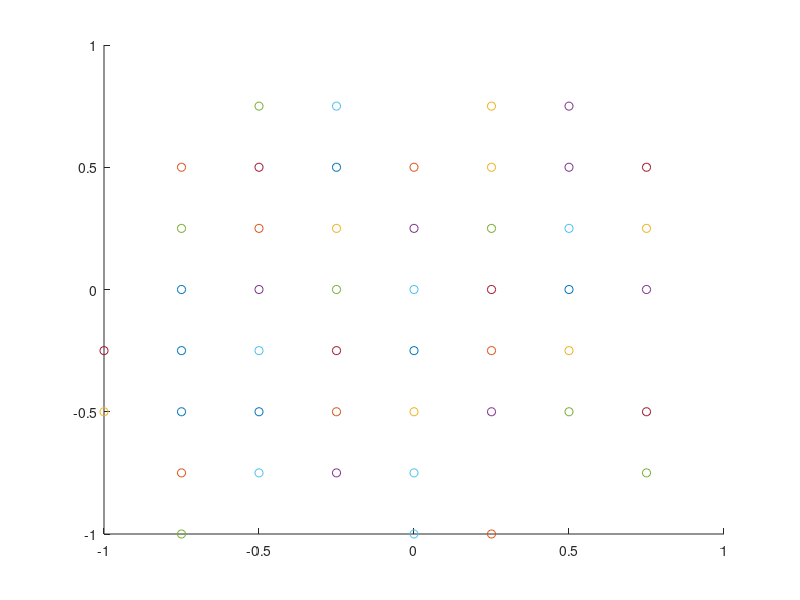

This figure's MATLAB source:



% x = [-1 -0.75 -0.5 -0.25 0 0.25 0.5 0.75 -1 -0.75 -0.5 -0.25 0 0.25 0.5 0.75 -1 ...
% -0.75 -0.5 -0.25 0 0.25 0.5 0.75 -1 -0.75 -0.5 -0.25 0 0.25 0.5 0.75 -1 -0.75 ...
% -0.5 -0.25 0 0.25 0.5 0.75 -1 -0.75 -0.5 -0.25 0 0.25 0.5 0.75 -1 -0.75 -0.5 ...
% -0.25 0 0.25 0.5 0.75 -1 -0.75 -0.5 -0.25 0 0.25 0.5 0.75];
% 
% y = [-1 -1 -1 -1 -1 -1 -1 -1 -0.75 -0.75 -0.75 -0.75 -0.75 -0.75 -0.75 -0.75 -0.5... 
% -0.5 -0.5 -0.5 -0.5 -0.5 -0.5 -0.5 -0.25 -0.25 -0.25 -0.25 -0.25 -0.25 -0.25 ...
% -0.25 0 0 0 0 0 0 0 0 0.25 0.25 0.25 0.25 0.25 0.25 0.25 0.25 0.5 0.5 0.5 0.5 ...
% 0.5 0.5 0.5 0.5 0.75 0.75 0.75 0.75 0.75 0.75 0.75 0.75];


% x = [-0.5 -0.5 -0.5 -0.5 -0.5 -0.5 -0.5 -0.5 -0.375 -0.375 -0.375 -0.375 -0.375 ...
% -0.375 -0.375 -0.375 -0.25 -0.25 -0.25 -0.25 -0.25 -0.25 -0.25 -0.25 -0.125 ...
% -0.125 -0.125 -0.125 -0.125 -0.125 -0.125 -0.125 0 0 0 0 0 0 0 0 0.125 0.125 ...
% 0.125 0.125 0.125 0.125 0.125 0.125 0.25 0.25 0.25 0.25 0.25 0.25 0.25 0.25 ...
% 0.375 0.375 0.375 0.375 0.375 0.375 0.375 0.375];
% 
% y = [-0.5 -0.375 -0.25 -0.125 0 0.125 0.25 0.375 -0.5 -0.375 -0.25 -0.125 0 0.125 ...
% 0.25 0.375 -0.5 -0.375 -0.25 -0.125 0 0.125 0.25 0.375 -0.5 -0.375 -0.25 ...
% -0.125 0 0.125 0.25 0.375 -0.5 -0.375 -0.25 -0.125 0 0.125 0.25 0.375 -0.5 ...
% -0.375 -0.25 -0.125 0 0.125 0.25 0.375 -0.5 -0.375 -0.25 -0.125 0 0.125 0.25 ...
% 0.375 -0.5 -0.375 -0.25 -0.125 0 0.125 0.25 0.375];


% x = [-0.25 -0.25 -0.25 -0.25 -0.125 -0.125 -0.125 -0.125 0 0 0 0 0.125 0.125 0.125 ...
% 0.125 0.125 -0.5 -0.5 -0.625 -0.25 -0.25 0.125 -0.375 0.25 0.375 -0.25 -0.875 ...
% 0.75 0.125 0.125 0.5 -0.375 0.25 0.75 -0.25 0.25 0.625 0.5 0 -0.375 0.75 ...
% 0.625 0 -0.625 0.5 0.375 -0.25 0.625 0.625 0.25 0.125 0.25 -0.875 -0.125 ...
% -0.125 -0.75 0 -0.75 0 0 0 0 0];
% 
% y = [-0.25 -0.125 0 0.125 -0.25 -0.125 0 0.125 -0.25 -0.125 0 0.125 -0.25 -0.125 0 ...
% 0.125 0.625 0.125 0.5 0 0.875 0.25 0.375 -0.25 -0.25 0.625 -0.875 0.125 0.125 ...
% 0.5 0.75 0.375 -0.375 0.125 -0.375 0.375 0 -0.25 0.125 0.625 0.75 -0.25 0.25 ...
% 0.5 -0.75 0.5 0.25 0.625 0.75 0.375 0.625 -0.75 0.25 -0.375 -0.875 -0.375 ...
% -0.375 0.75 -0.625 -0.5 -0.875 0.375 -0.375 0.875];



% x = [-0.5 -0.5 -0.5 -0.5 -0.375 -0.375 -0.375 -0.375 -0.25 -0.25 -0.25 -0.25 ...
% -0.125 -0.125 -0.125 -0.125 0 0 0 0 0.125 0.125 0.125 0.125 0.25 0.25 0.25 ...
% 0.25 0.375 0.375 0.375 0.375 0.125 -0.5 -0.625 0.375 -0.25 -0.875 0.75 0.125 ...
% 0.5 0.75 0.625 0.5 0 -0.375 0.75 0.625 0 -0.625 0.5 -0.25 0.625 0.25 0.125 ...
% -0.75 0 0.25 0.375 -0.625 -0.875 0.625 -1 0];
% 
% y = [-0.5 -0.25 0 0.25 -0.5 -0.25 0 0.25 -0.5 -0.25 0 0.25 -0.5 -0.25 0 0.25 -0.5 ...
% -0.25 0 0.25 -0.5 -0.25 0 0.25 -0.5 -0.25 0 0.25 -0.5 -0.25 0 0.25 0.5 0.5 0 ...
% 0.75 -0.75 0.25 0.25 0.75 0.5 -0.5 -0.25 0 0.75 0.75 -0.25 0.25 0.5 -0.75 ...
% -0.75 0.5 0.75 0.5 -0.75 -0.5 -0.75 0.75 -0.75 0.25 -0.25 0.5 0 -1];


x = [-0.375 -0.375 -0.375 -0.375 -0.375 -0.375 -0.25 -0.25 -0.25 -0.25 -0.25 -0.25 ...
-0.125 -0.125 -0.125 -0.125 -0.125 -0.125 0 0 0 0 0 0 0.125 0.125 0.125 0.125 ...
0.125 0.125 0.25 0.25 0.25 0.25 0.25 0.25 0.125 -0.5 -0.5 -0.625 -0.25 0.125 ...
0.375 -0.25 -0.875 0.75 0.125 0.125 0.5 0.75 -0.25 0.625 0.5 0 -0.375 0.75 ...
0.625 0 -0.625 0.5 0.375 -0.25 0.625 0.625];

y = [-0.375 -0.25 -0.125 0 0.125 0.25 -0.375 -0.25 -0.125 0 0.125 0.25 -0.375 ...
-0.25 -0.125 0 0.125 0.25 -0.375 -0.25 -0.125 0 0.125 0.25 -0.375 -0.25 ...
-0.125 0 0.125 0.25 -0.375 -0.25 -0.125 0 0.125 0.25 0.625 0.125 0.5 0 0.875 ...
0.375 0.625 -0.875 0.125 0.125 0.5 0.75 0.375 -0.375 0.375 -0.25 0.125 0.625 ...
0.75 -0.25 0.25 0.5 -0.75 0.5 0.25 0.625 0.75 0.375];

% 
% 
% x = [-0.5 -0.5 -0.5 -0.5 -0.5 -0.5 -0.5 -0.5 -0.4375 -0.4375 -0.4375 -0.4375 ...
% -0.4375 -0.4375 -0.4375 -0.4375 -0.375 -0.375 -0.375 -0.375 -0.375 -0.375 ...
% -0.375 -0.375 -0.3125 -0.3125 -0.3125 -0.3125 -0.3125 -0.3125 -0.3125 -0.3125 ... 
% -0.25 -0.25 -0.25 -0.25 -0.25 -0.25 -0.25 -0.25 -0.1875 -0.1875 -0.1875 ...
% -0.1875 -0.1875 -0.1875 -0.1875 -0.1875 -0.125 -0.125 -0.125 -0.125 -0.125 ...
% -0.125 -0.125 -0.125 -0.0625 -0.0625 -0.0625 -0.0625 -0.0625 -0.0625 -0.0625 ...
% -0.0625 0 0 0 0 0 0 0 0 0.0625 0.0625 0.0625 0.0625 0.0625 0.0625 0.0625 ...
% 0.0625 0.125 0.125 0.125 0.125 0.125 0.125 0.125 0.125 0.1875 0.1875 0.1875 ...
% 0.1875 0.1875 0.1875 0.1875 0.1875 0.25 0.25 0.25 0.25 0.25 0.25 0.25 0.25 ...
% 0.3125 0.3125 0.3125 0.3125 0.3125 0.3125 0.3125 0.3125 0.375 0.375 0.375 ...
% 0.375 0.375 0.375 0.375 0.375 0.4375 0.4375 0.4375 0.4375 0.4375 0.4375 ...
% 0.4375 0.4375 0.5 0.5 0.5 0.5 0.5 0.5 0.5 0.5 -1 0.0625 -0.5 -0.625 -0.1875 ... 
% 0.4375 -0.25 -0.9375 0.75 0.0625 0.125 0.6875 0.6875 -0.375 0.8125 0.625 ...
% -0.0625 -0.5625 0.5 0.5 -0.25 0.625 0.625 0.25 0.875 0.1875 -0.875 -0.1875 ...
% 0.125 -0.75 0.0625 -0.75 -0.75 0 0.9375 0.3125 0 0.375 -0.5625 -0.8125 0.8125 ...
% 0.5625 0.625 -0.75 -1 0 0.125 -0.4375 0.0625 -0.625 0.375 0.6875 -1 -0.25 ...
% 0.4375 0.875 -0.625 -0.625 -0.5 0.3125 -0.0625 0.8125 -0.75 -0.25 0.125 ...
% -0.6875 -0.1875 0.6875 -0.875 0.5625 0.5625 -0.375 -0.375 -0.0625 -0.125 ...
% 0.4375 -0.6875 -0.3125 0.8125 -0.9375 -0.875 -0.5625 0.375 0.25 0.9375 0.5 ...
% 0.8125 0.75 0.375 -0.375 0.9375 -0.5625 -0.625 -0.125 -0.9375 0.6875 -0.375 ...
% -0.1875 -0.75 -1 0.75 0.5 0.875 -1 0.75 -0.9375 -0.875 0.3125 0.75 0.8125 ...
% -0.5625 -0.8125 0.3125 -0.5 0.8125 0.1875 -0.8125 -0.8125 0.0625 0.125 ...
% ];
% 
% y = [-0.5 -0.375 -0.25 -0.125 0 0.125 0.25 0.375 -0.5 -0.375 -0.25 -0.125 0 0.125 ...
% 0.25 0.375 -0.5 -0.375 -0.25 -0.125 0 0.125 0.25 0.375 -0.5 -0.375 -0.25 ...
% -0.125 0 0.125 0.25 0.375 -0.5 -0.375 -0.25 -0.125 0 0.125 0.25 0.375 -0.5 ...
% -0.375 -0.25 -0.125 0 0.125 0.25 0.375 -0.5 -0.375 -0.25 -0.125 0 0.125 0.25 ...
% 0.375 -0.5 -0.375 -0.25 -0.125 0 0.125 0.25 0.375 -0.5 -0.375 -0.25 -0.125 0 ...
% 0.125 0.25 0.375 -0.5 -0.375 -0.25 -0.125 0 0.125 0.25 0.375 -0.5 -0.375 ...
% -0.25 -0.125 0 0.125 0.25 0.375 -0.5 -0.375 -0.25 -0.125 0 0.125 0.25 0.375 ...
% -0.5 -0.375 -0.25 -0.125 0 0.125 0.25 0.375 -0.5 -0.375 -0.25 -0.125 0 0.125 ...
% 0.25 0.375 -0.5 -0.375 -0.25 -0.125 0 0.125 0.25 0.375 -0.5 -0.375 -0.25 ...
% -0.125 0 0.125 0.25 0.375 -0.5 -0.375 -0.25 -0.125 0 0.125 0.25 0.375 -0.75 ...
% 0.625 0.5 0 0.875 0.625 -0.875 0.125 0.125 0.5 0.75 -0.375 -0.25 0.75 -0.25 ...
% 0.25 0.5 -0.75 -0.875 0.5 0.625 0.75 0.375 0.625 0.5 -0.75 -0.375 -0.875 ...
% -0.75 -0.375 0.75 -0.625 -0.75 -0.875 0.25 0.625 0.875 -0.75 0.25 -0.25 ...
% -0.625 0 0.625 0.75 0 -1 -0.875 -0.875 -0.625 0.375 0.5 0 -0.125 -0.75 -1 ...
% -0.25 0.75 0.625 -1 -1 -1 -0.5 0.5 -1 0.625 0.375 -0.75 -0.875 0 -0.5 0.25 ...
% -0.625 0.5 -0.875 -0.625 -0.625 0.875 0.5 -0.875 -0.375 0.125 -0.625 -0.625 ...
% 0.5 -0.25 0.75 -0.125 0.375 0.875 -1 0 0.75 -0.5 0.625 0.375 0.625 -0.875 ...
% 0.625 0.25 0.625 0.875 -0.625 -0.125 0.125 -0.25 -0.75 -0.25 0.75 0 0.375 ...
% 0.125 0.25 -0.875 -0.625 0.5 -0.625 0.5 0.625 -0.875 0.875];
% 


x = [-0.5 -0.5 -0.5 -0.5 -0.5 -0.5 -0.5 -0.5 -0.4375 -0.4375 -0.4375 -0.4375 ...
-0.4375 -0.4375 -0.4375 -0.4375 -0.375 -0.375 -0.375 -0.375 -0.375 -0.375 ...
-0.375 -0.375 -0.3125 -0.3125 -0.3125 -0.3125 -0.3125 -0.3125 -0.3125 -0.3125 ...
-0.25 -0.25 -0.25 -0.25 -0.25 -0.25 -0.25 -0.25 -0.1875 -0.1875 -0.1875 ...
-0.1875 -0.1875 -0.1875 -0.1875 -0.1875 -0.125 -0.125 -0.125 -0.125 -0.125 ...
-0.125 -0.125 -0.125 -0.0625 -0.0625 -0.0625 -0.0625 -0.0625 -0.0625 -0.0625 ...
-0.0625 0 0 0 0 0 0 0 0 0.0625 0.0625 0.0625 0.0625 0.0625 0.0625 0.0625 ...
0.0625 0.125 0.125 0.125 0.125 0.125 0.125 0.125 0.125 0.1875 0.1875 0.1875 ...
0.1875 0.1875 0.1875 0.1875 0.1875 0.25 0.25 0.25 0.25 0.25 0.25 0.25 0.25 ...
0.3125 0.3125 0.3125 0.3125 0.3125 0.3125 0.3125 0.3125 0.375 0.375 0.375 ...
0.375 0.375 0.375 0.375 0.375 0.4375 0.4375 0.4375 0.4375 0.4375 0.4375 ...
0.4375 0.4375 0.5 0.5 0.5 0.5 0.5 0.5 0.5 0.5 -1 0.0625 -0.5 -0.625 -0.1875 ...
0.4375 -0.25 -0.9375 0.75 0.0625 0.125 0.6875 0.6875 -0.375 0.8125 0.625 ...
-0.0625 -0.5625 0.5 0.5 -0.25 0.625 0.625 0.25 0.875 0.1875 -0.875 -0.1875 ...
0.125 -0.75 0.0625 -0.75 -0.75 0 0.9375 0.3125 0 0.375 -0.5625 -0.8125 0.8125 ...
0.5625 0.625 -0.75 -1 0 0.125 -0.4375 0.0625 -0.625 0.375 0.6875 -1 -0.25 ...
0.4375 0.875 -0.625 -0.625 -0.5 0.3125 -0.0625 0.8125 -0.75 -0.25 0.125 ...
-0.6875 -0.1875 0.6875 -0.875 0.5625 0.5625 -0.375 -0.375 -0.0625 -0.125 ...
0.4375 -0.6875 -0.3125 0.8125 -0.9375 -0.875 -0.5625 0.375 0.25 0.9375 0.5 ...
0.8125 0.75 0.375 -0.375 0.9375 -0.5625 -0.625 -0.125 -0.9375 0.6875 -0.375 ...
-0.1875 -0.75 -1 0.75 0.5 0.875 -1 0.75 -0.9375 -0.875 0.3125 0.75 0.8125 ...
-0.5625 -0.8125 0.3125 -0.5 0.8125 0.1875 -0.8125 -0.8125 0.0625 0.125];

y = [-0.5 -0.375 -0.25 -0.125 0 0.125 0.25 0.375 -0.5 -0.375 -0.25 -0.125 0 0.125 ...
0.25 0.375 -0.5 -0.375 -0.25 -0.125 0 0.125 0.25 0.375 -0.5 -0.375 -0.25 ...
-0.125 0 0.125 0.25 0.375 -0.5 -0.375 -0.25 -0.125 0 0.125 0.25 0.375 -0.5 ...
-0.375 -0.25 -0.125 0 0.125 0.25 0.375 -0.5 -0.375 -0.25 -0.125 0 0.125 0.25 ...
0.375 -0.5 -0.375 -0.25 -0.125 0 0.125 0.25 0.375 -0.5 -0.375 -0.25 -0.125 0 ...
0.125 0.25 0.375 -0.5 -0.375 -0.25 -0.125 0 0.125 0.25 0.375 -0.5 -0.375 ...
-0.25 -0.125 0 0.125 0.25 0.375 -0.5 -0.375 -0.25 -0.125 0 0.125 0.25 0.375 ...
-0.5 -0.375 -0.25 -0.125 0 0.125 0.25 0.375 -0.5 -0.375 -0.25 -0.125 0 0.125 ...
0.25 0.375 -0.5 -0.375 -0.25 -0.125 0 0.125 0.25 0.375 -0.5 -0.375 -0.25 ...
-0.125 0 0.125 0.25 0.375 -0.5 -0.375 -0.25 -0.125 0 0.125 0.25 0.375 -0.75 ...
0.625 0.5 0 0.875 0.625 -0.875 0.125 0.125 0.5 0.75 -0.375 -0.25 0.75 -0.25 ...
0.25 0.5 -0.75 -0.875 0.5 0.625 0.75 0.375 0.625 0.5 -0.75 -0.375 -0.875 ...
-0.75 -0.375 0.75 -0.625 -0.75 -0.875 0.25 0.625 0.875 -0.75 0.25 -0.25 ...
-0.625 0 0.625 0.75 0 -1 -0.875 -0.875 -0.625 0.375 0.5 0 -0.125 -0.75 -1 ...
-0.25 0.75 0.625 -1 -1 -1 -0.5 0.5 -1 0.625 0.375 -0.75 -0.875 0 -0.5 0.25 ...
-0.625 0.5 -0.875 -0.625 -0.625 0.875 0.5 -0.875 -0.375 0.125 -0.625 -0.625 ...
0.5 -0.25 0.75 -0.125 0.375 0.875 -1 0 0.75 -0.5 0.625 0.375 0.625 -0.875 ...
0.625 0.25 0.625 0.875 -0.625 -0.125 0.125 -0.25 -0.75 -0.25 0.75 0 0.375 ...
0.125 0.25 -0.875 -0.625 0.5 -0.625 0.5 0.625 -0.875 0.875];


x = [-1 -0.875 -0.75 -0.625 -0.5 -0.375 -0.25 -0.125 0 0.125 0.25 0.375 0.375 ...
0.375 0.375 0.375 -1 -0.875 -0.75 -0.625 -0.5 -0.375 -0.25 -0.125 0 0.125 ...
0.25 0.375 0.375 0.375 0.375 0.375 -1 -0.875 -0.75 -0.625 -0.5 -0.375 -0.25 ...
-0.125 0 0.125 0.25 0.375 0.375 0.375 0.375 0.375 -1 -0.875 -0.75 -0.625 -0.5 ...
-0.375 -0.25 -0.125 0 0.125 0.25 0.375 0.375 0.375 0.375 0.375 -1 -0.875 ...
-0.75 -0.625 -0.5 -0.375 -0.25 -0.125 0 0.125 0.25 0.375 0.375 0.375 0.375 ...
0.375 -1 -0.875 -0.75 -0.625 -0.5 -0.375 -0.25 -0.125 0 0.125 0.25 0.375 ...
0.375 0.375 0.375 0.375 -1 -0.875 -0.75 -0.625 -0.5 -0.375 -0.25 -0.125 0 ...
0.125 0.25 0.375 0.375 0.375 0.375 0.375 -1 -0.875 -0.75 -0.625 -0.5 -0.375 ...
-0.25 -0.125 0 0.125 0.25 0.375 0.375 0.375 0.375 0.375];

y = [repelem(0, 16), repelem(-0.25, 16) repelem(0.25,16),  repelem(-0.5,16), repelem(0.5,16), repelem(-0.75,16), repelem(0.75,16) ,...
repelem(-1,16)];



y = [-0.5 -0.5 -0.5 -0.5 -0.5 -0.25 -0.25 -0.25 -0.25 -0.25 0 0 0 0 0 0.25 0.25 ...
0.25 0.25 0.25 0.5 0.5 0.5 0.5 0.5 -1 -0.75 0.5 -0.25 -1 0.75 0 0.75 0.75 ...
-0.5 -0.5 0.5 -0.5 0.75 0.25 -0.75 -0.25 0 -0.75 0.25 -0.75 -0.75 -1];

x = [-0.5 -0.25 0 0.25 0.5 -0.5 -0.25 0 0.25 0.5 -0.5 -0.25 0 0.25 0.5 -0.5 -0.25 ...
0 0.25 0.5 -0.5 -0.25 0 0.25 0.5 -0.75 0 0.75 -0.75 0.25 0.25 0.75 -0.5 -0.25 ...
0.75 -0.75 -0.75 -1 0.5 -0.75 -0.5 -1 -0.75 -0.75 0.75 -0.25 0.75 0];






figure
hold on
for i = 1:length(x)
    scatter(x(i), flip(y(i)))
    ylim([-1,1])
    xlim([-1,1])
    pause(0.05)
end


















